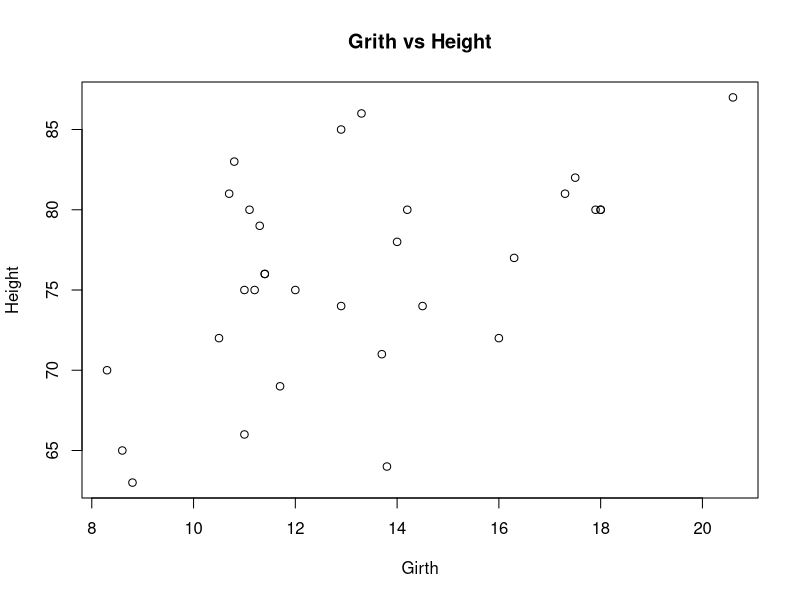
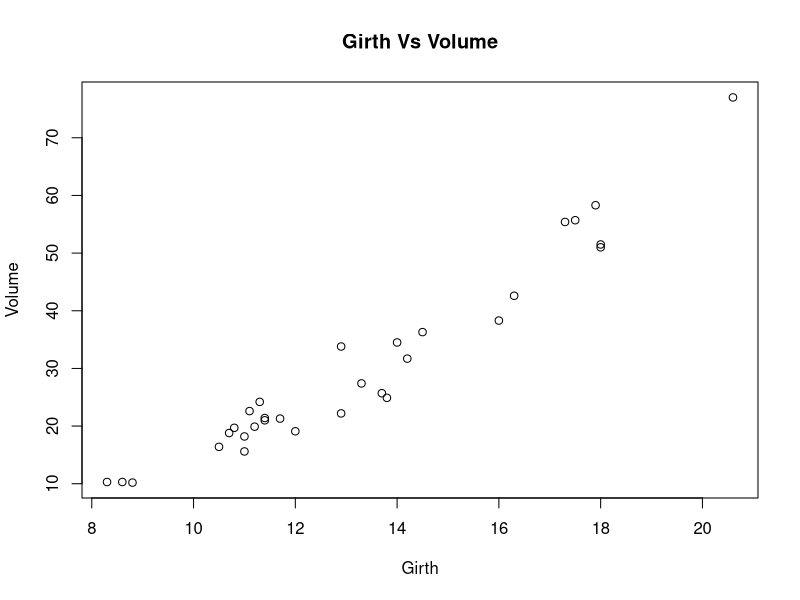

The R script that drew these images, in order:
## ---- chunk 1
library(MASS)
library(lmtest)
library(nortest)

## ---- chunk 2

data("trees")
str(trees)
attach(trees)

## ---- chunk 3

plot(Girth,Height, main = "Grith vs Height")

## ---- chunk 4

GvH <- lm(Height ~ Girth)
GvH
## ---- chunk 5

resGVH <- GvH$residuals;
resGVH

## ---- chunk 6

shapiro.test(resGVH)

## ---- chunk 7

lillie.test(resGVH)

## ---- chunk 8

bptest(Height ~ Girth)

## ---- chunk 9

gqtest(GvH)
## ---- chunk 10

dwtest(Height ~ resGVH)

## ---- chunk 11

plot(Girth,Volume, main = "Girth Vs Volume")

## ---- chunk 12

GVV <- lm(Volume ~ Girth)
GVV
## ---- chunk 13
resGVV <- GVV$residuals
resGVV
## ---- chunk 14
shapiro.test(resGVV)

## ---- chunk 15

lillie.test(resGVV)
## ---- chunk 16

bptest(Volume ~ Girth)

## ---- chunk 17
gqtest(GVV)
## ---- chunk 18
dwtest(Volume ~ resGVV)
